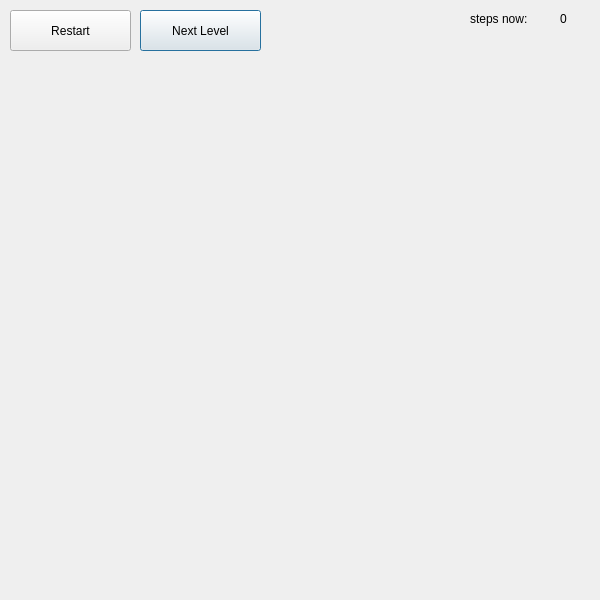
<?xml version="1.0" encoding="UTF-8"?>
<ui version="4.0">
 <class>level1</class>
 <widget class="QDialog" name="level1">
  <property name="geometry">
   <rect>
    <x>0</x>
    <y>0</y>
    <width>600</width>
    <height>600</height>
   </rect>
  </property>
  <property name="windowTitle">
   <string>Level1</string>
  </property>
  <widget class="QLabel" name="steps_now">
   <property name="geometry">
    <rect>
     <x>470</x>
     <y>10</y>
     <width>111</width>
     <height>17</height>
    </rect>
   </property>
   <property name="autoFillBackground">
    <bool>false</bool>
   </property>
   <property name="text">
    <string>steps now:</string>
   </property>
  </widget>
  <widget class="QLabel" name="steps_count">
   <property name="geometry">
    <rect>
     <x>560</x>
     <y>10</y>
     <width>67</width>
     <height>17</height>
    </rect>
   </property>
   <property name="autoFillBackground">
    <bool>false</bool>
   </property>
   <property name="text">
    <string>0</string>
   </property>
  </widget>
  <widget class="QPushButton" name="next">
   <property name="geometry">
    <rect>
     <x>140</x>
     <y>10</y>
     <width>121</width>
     <height>41</height>
    </rect>
   </property>
   <property name="text">
    <string>Next Level</string>
   </property>
  </widget>
  <widget class="QPushButton" name="restart">
   <property name="geometry">
    <rect>
     <x>10</x>
     <y>10</y>
     <width>121</width>
     <height>41</height>
    </rect>
   </property>
   <property name="text">
    <string>Restart</string>
   </property>
  </widget>
  <zorder>steps_count</zorder>
  <zorder>steps_now</zorder>
  <zorder>next</zorder>
  <zorder>restart</zorder>
 </widget>
 <resources/>
 <connections/>
</ui>
